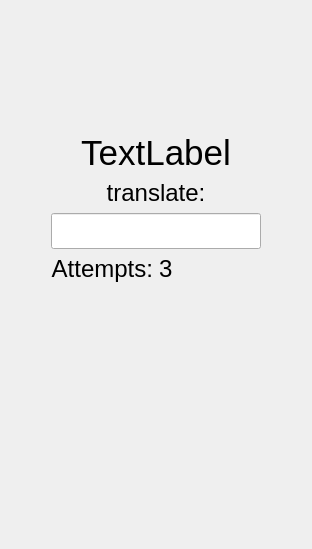
           <widget class="QWidget" name="input">
            <layout class="QVBoxLayout" name="verticalLayout_14">
             <item>
              <spacer name="verticalSpacer_4">
               <property name="orientation">
                <enum>Qt::Vertical</enum>
               </property>
               <property name="sizeHint" stdset="0">
                <size>
                 <width>20</width>
                 <height>122</height>
                </size>
               </property>
              </spacer>
             </item>
             <item>
              <widget class="QLabel" name="input_header_label">
               <property name="sizePolicy">
                <sizepolicy hsizetype="Expanding" vsizetype="Expanding">
                 <horstretch>0</horstretch>
                 <verstretch>0</verstretch>
                </sizepolicy>
               </property>
               <property name="font">
                <font>
                 <pointsize>26</pointsize>
                </font>
               </property>
               <property name="text">
                <string>TextLabel</string>
               </property>
               <property name="alignment">
                <set>Qt::AlignCenter</set>
               </property>
              </widget>
             </item>
             <item>
              <widget class="QLabel" name="input_hint_label">
               <property name="font">
                <font>
                 <pointsize>18</pointsize>
                </font>
               </property>
               <property name="text">
                <string>translate:</string>
               </property>
               <property name="alignment">
                <set>Qt::AlignCenter</set>
               </property>
              </widget>
             </item>
             <item>
              <layout class="QHBoxLayout" name="horizontalLayout_10">
               <item>
                <spacer name="horizontalSpacer_6">
                 <property name="orientation">
                  <enum>Qt::Horizontal</enum>
                 </property>
                 <property name="sizeHint" stdset="0">
                  <size>
                   <width>40</width>
                   <height>20</height>
                  </size>
                 </property>
                </spacer>
               </item>
               <item>
                <widget class="QLineEdit" name="input_lineEdit">
                 <property name="font">
                  <font>
                   <pointsize>18</pointsize>
                  </font>
                 </property>
                 <property name="text">
                  <string/>
                 </property>
                </widget>
               </item>
               <item>
                <spacer name="horizontalSpacer_7">
                 <property name="orientation">
                  <enum>Qt::Horizontal</enum>
                 </property>
                 <property name="sizeHint" stdset="0">
                  <size>
                   <width>40</width>
                   <height>20</height>
                  </size>
                 </property>
                </spacer>
               </item>
              </layout>
             </item>
             <item>
              <layout class="QHBoxLayout" name="horizontalLayout_12">
               <item>
                <widget class="QLabel" name="label_12">
                 <property name="font">
                  <font>
                   <pointsize>18</pointsize>
                  </font>
                 </property>
                 <property name="text">
                  <string>Attempts:</string>
                 </property>
                 <property name="alignment">
                  <set>Qt::AlignRight|Qt::AlignTrailing|Qt::AlignVCenter</set>
                 </property>
                </widget>
               </item>
               <item>
                <widget class="QLabel" name="attempts_count_label">
                 <property name="font">
                  <font>
                   <pointsize>18</pointsize>
                  </font>
                 </property>
                 <property name="text">
                  <string>3</string>
                 </property>
                </widget>
               </item>
              </layout>
             </item>
             <item>
              <spacer name="verticalSpacer_5">
               <property name="orientation">
                <enum>Qt::Vertical</enum>
               </property>
               <property name="sizeHint" stdset="0">
                <size>
                 <width>20</width>
                 <height>255</height>
                </size>
               </property>
              </spacer>
             </item>
            </layout>
           </widget>
